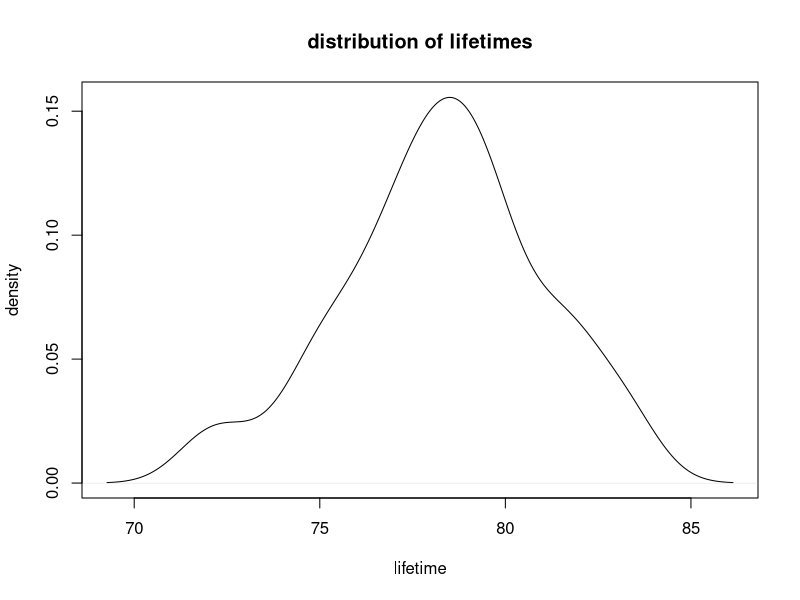
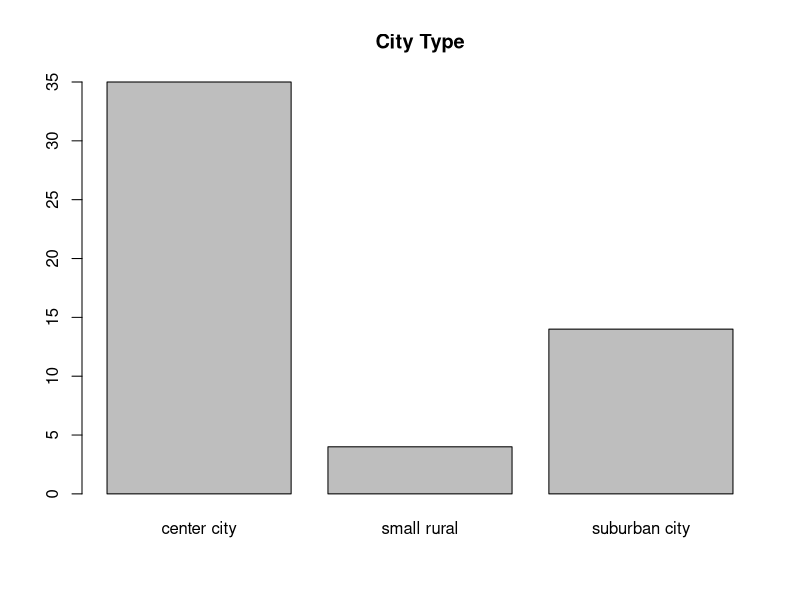
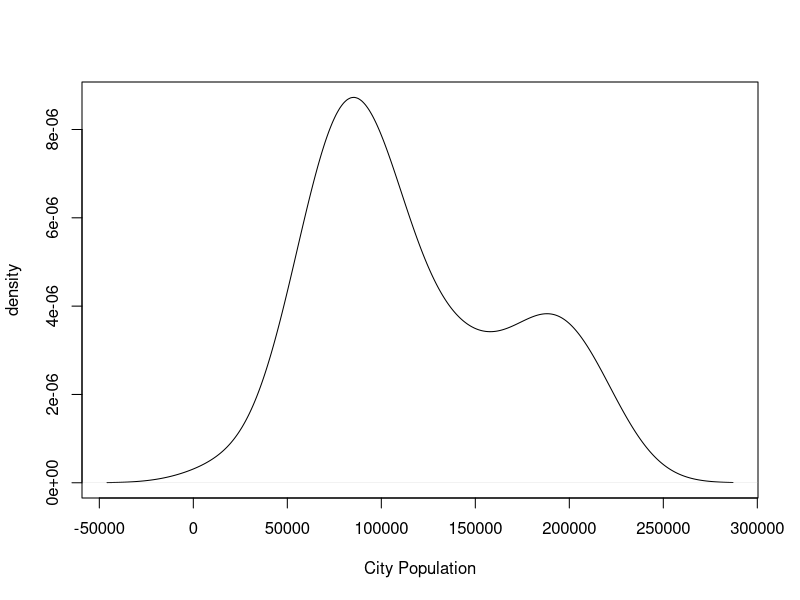
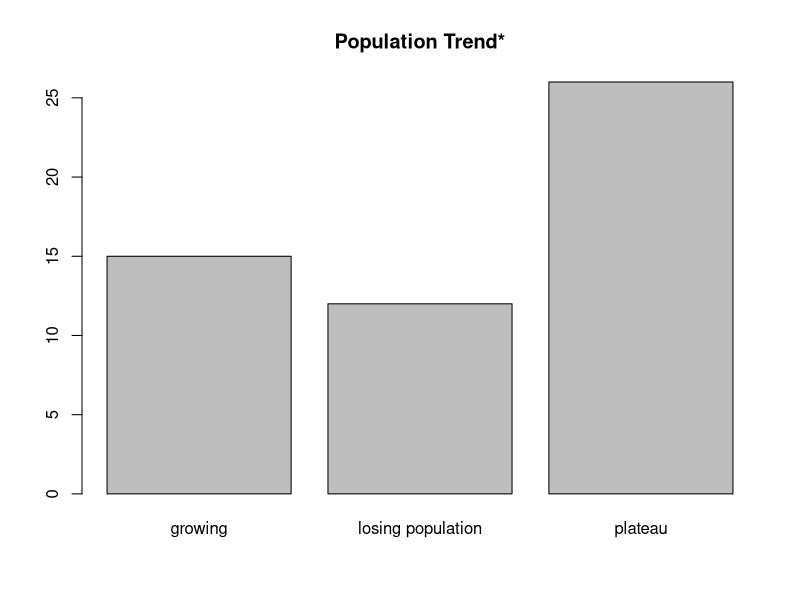
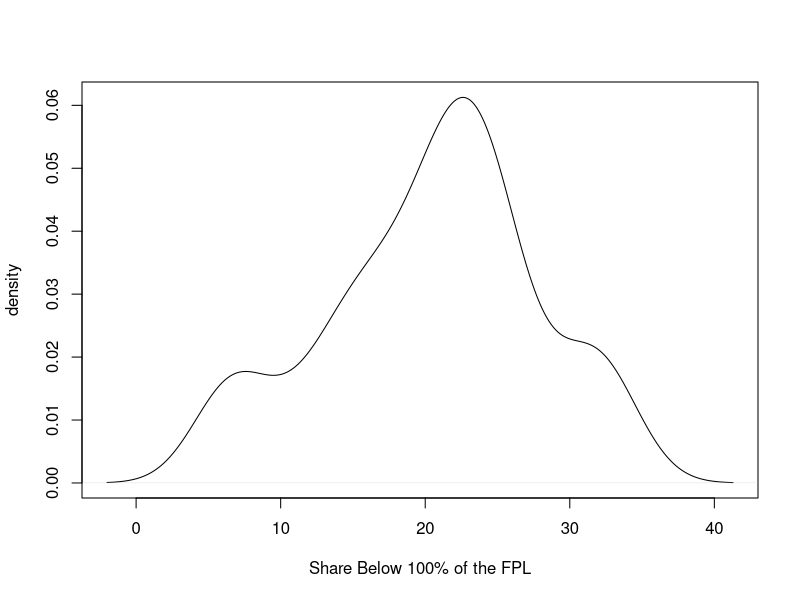
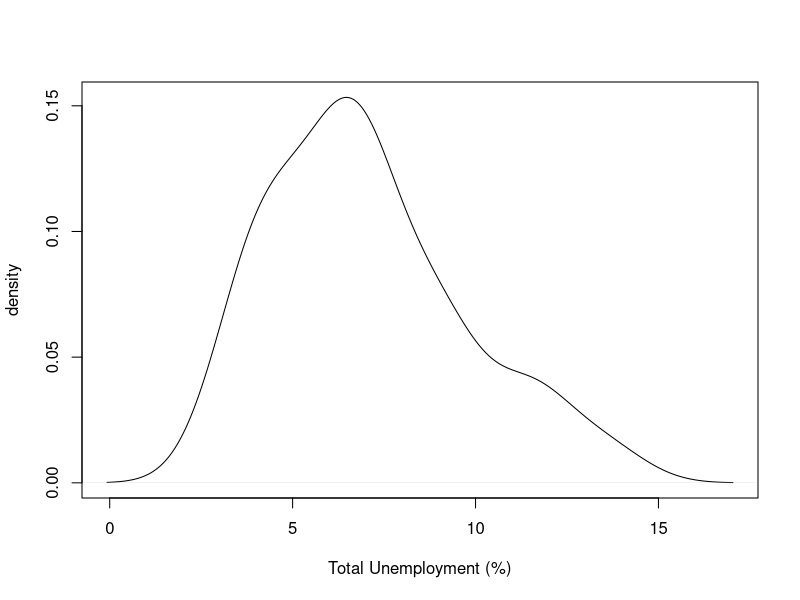
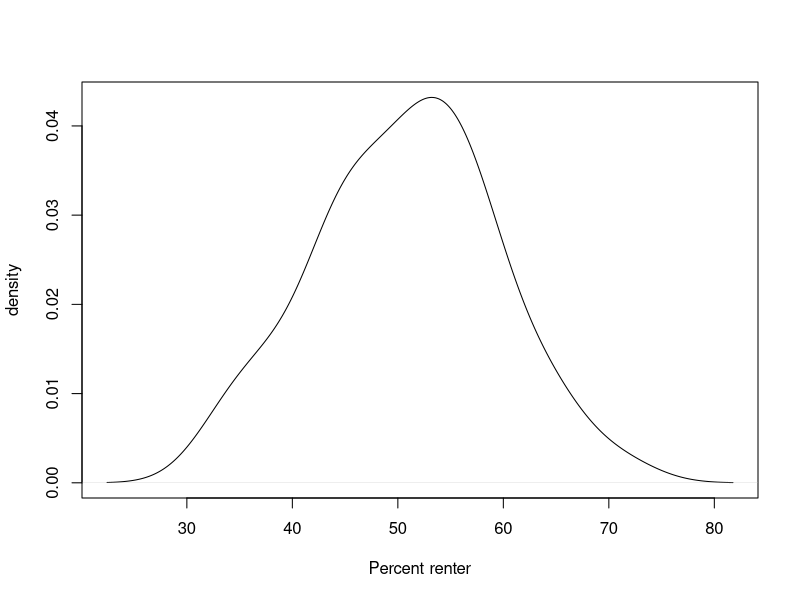
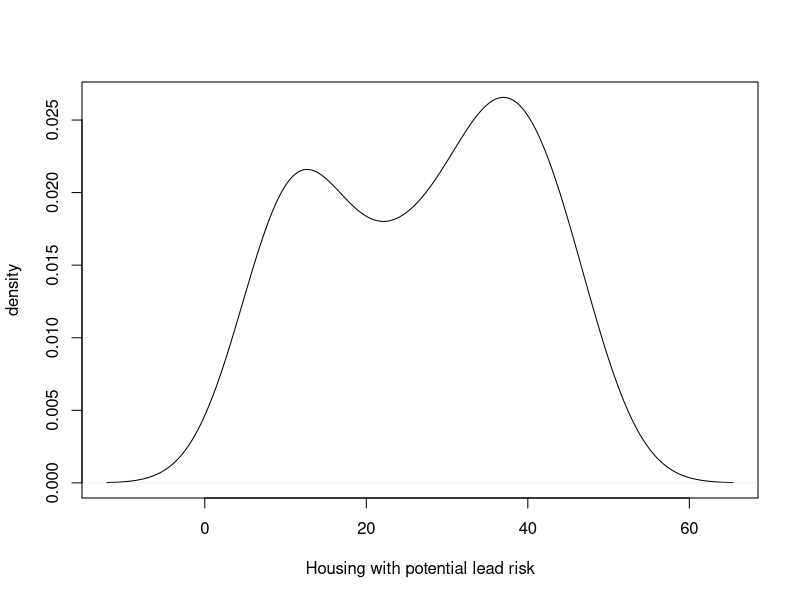

The R source for these figures, in order:
## ---- chunk 1
#| echo: false
#| output: false

library(readxl)
library(ggplot2)

raw_df <- read_excel("./data.xlsx", sheet = "City data", skip = 1, 
                     guess_max = 2, na = c('NA','-', 'Not available'), 
                     n_max = 71)


# data categories
response <- "Life Expectancy"
identifiers <- "City"

explainers <- c("City Type", "City Population", "Population Trend*", 
                "Share Below 100% of the FPL", "Total Unemployment (%)", 
                "Percent renter", "Housing with potential lead risk", 
                "Park Access", "Walkability Score", 
                "Limited Access to Healthy Foods", "Air pollution", 
                "Drinking water violations")


# clean data

# select columns and rows
df <- na.omit(raw_df[c(identifiers, explainers, response)])

# convert string entries to lowercase (for consistency)
for (x in explainers) {
  if (class(df[[x]]) == "character") {
    df[[x]] <- tolower(df[[x]])
  }
}


## ---- chunk 2
#| echo: false

print(mean(df[[response]]))
print(sd(df[[response]]))
## ---- chunk 3
#| echo: false

den_lifetimes <- density(df[[response]])

plot(den_lifetimes, main = "distribution of lifetimes", 
     xlab = "lifetime", ylab = "density")
## ---- chunk 4
#| echo: false

for (x in explainers) {
  
  if (class(df[[x]]) == "character") {
    
    barplot(table(df[x]), main = x)
    
    
  } else {
    d <- density(df[[x]])
    plot(d, xlab = x, ylab = 'density', main = '')
  }
}

